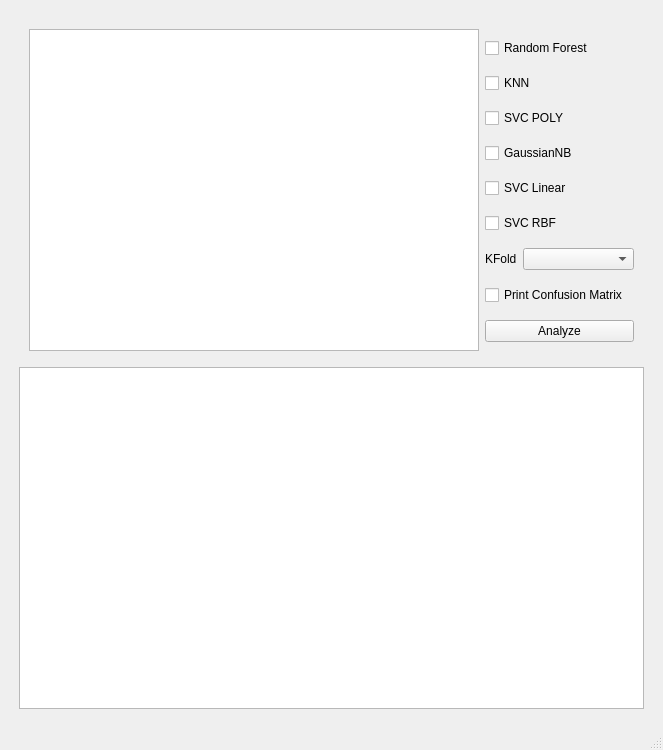
<?xml version="1.0" encoding="UTF-8"?>
<ui version="4.0">
 <class>MainWindow</class>
 <widget class="QMainWindow" name="MainWindow">
  <property name="geometry">
   <rect>
    <x>0</x>
    <y>0</y>
    <width>663</width>
    <height>750</height>
   </rect>
  </property>
  <property name="windowTitle">
   <string>MainWindow</string>
  </property>
  <widget class="QWidget" name="centralwidget">
   <layout class="QVBoxLayout" name="verticalLayout">
    <item>
     <layout class="QVBoxLayout" name="verticalLayout_2">
      <property name="leftMargin">
       <number>10</number>
      </property>
      <property name="topMargin">
       <number>10</number>
      </property>
      <property name="rightMargin">
       <number>10</number>
      </property>
      <property name="bottomMargin">
       <number>10</number>
      </property>
      <item>
       <layout class="QHBoxLayout" name="horizontalLayout">
        <property name="leftMargin">
         <number>10</number>
        </property>
        <property name="topMargin">
         <number>10</number>
        </property>
        <property name="rightMargin">
         <number>10</number>
        </property>
        <property name="bottomMargin">
         <number>10</number>
        </property>
        <item>
         <widget class="QListWidget" name="dbTables_listWidget">
          <property name="minimumSize">
           <size>
            <width>450</width>
            <height>0</height>
           </size>
          </property>
          <property name="maximumSize">
           <size>
            <width>16777215</width>
            <height>16777215</height>
           </size>
          </property>
          <property name="styleSheet">
           <string notr="true"/>
          </property>
          <property name="sortingEnabled">
           <bool>true</bool>
          </property>
         </widget>
        </item>
        <item>
         <layout class="QVBoxLayout" name="verticalLayout_3">
          <property name="sizeConstraint">
           <enum>QLayout::SetMaximumSize</enum>
          </property>
          <item>
           <widget class="QCheckBox" name="checkBox_randomForest">
            <property name="text">
             <string>Random Forest</string>
            </property>
           </widget>
          </item>
          <item>
           <widget class="QCheckBox" name="checkBox_knn">
            <property name="text">
             <string>KNN</string>
            </property>
           </widget>
          </item>
          <item>
           <widget class="QCheckBox" name="checkBox_svcPoly">
            <property name="text">
             <string>SVC POLY</string>
            </property>
           </widget>
          </item>
          <item>
           <widget class="QCheckBox" name="checkBox_gaussianNB">
            <property name="text">
             <string>GaussianNB</string>
            </property>
           </widget>
          </item>
          <item>
           <widget class="QCheckBox" name="checkBox_svcLinear">
            <property name="text">
             <string>SVC Linear</string>
            </property>
           </widget>
          </item>
          <item>
           <widget class="QCheckBox" name="checkBox_svcRBF">
            <property name="text">
             <string>SVC RBF</string>
            </property>
           </widget>
          </item>
          <item>
           <layout class="QHBoxLayout" name="horizontalLayout_2">
            <item>
             <widget class="QLabel" name="kfold_label">
              <property name="text">
               <string>KFold</string>
              </property>
             </widget>
            </item>
            <item>
             <widget class="QComboBox" name="comboBox_kfold">
              <property name="sizePolicy">
               <sizepolicy hsizetype="Expanding" vsizetype="Fixed">
                <horstretch>0</horstretch>
                <verstretch>0</verstretch>
               </sizepolicy>
              </property>
             </widget>
            </item>
           </layout>
          </item>
          <item>
           <widget class="QCheckBox" name="checkBox_printConf">
            <property name="text">
             <string>Print Confusion Matrix</string>
            </property>
           </widget>
          </item>
          <item>
           <widget class="QPushButton" name="pushButton">
            <property name="text">
             <string>Analyze</string>
            </property>
           </widget>
          </item>
         </layout>
        </item>
       </layout>
      </item>
      <item>
       <widget class="QTableWidget" name="results_tableWidget">
        <property name="styleSheet">
         <string notr="true">QHeaderView* header = results_tableWidget-&gt;horizontalHeader();
    header-&gt;setSectionResizeMode(QHeaderView::Stretch);</string>
        </property>
       </widget>
      </item>
     </layout>
    </item>
   </layout>
  </widget>
  <widget class="QMenuBar" name="menubar">
   <property name="geometry">
    <rect>
     <x>0</x>
     <y>0</y>
     <width>663</width>
     <height>26</height>
    </rect>
   </property>
  </widget>
  <widget class="QStatusBar" name="statusbar"/>
 </widget>
 <resources/>
 <connections/>
</ui>
